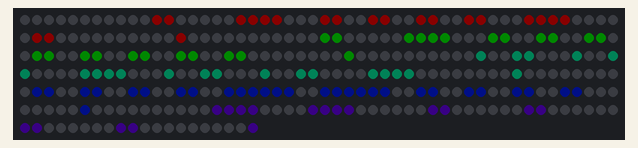
Bench run of a sketch on a simulated Arduino Nano, built with avr-gcc and run on an emulated ATmega328P. Shown: 320 RGB LEDs in strip order, left to right, continuing on the next row. Dim RGB values are drawn brighter than linear.

Above: at 0.03 s.
At 3.51 s:
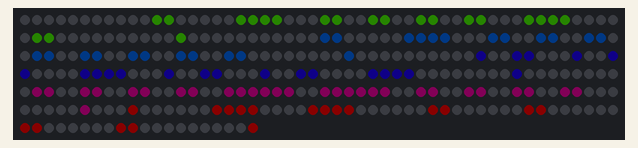
At 8.37 s:
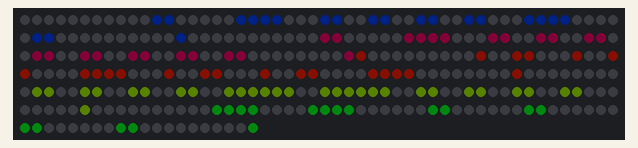
At 19.87 s:
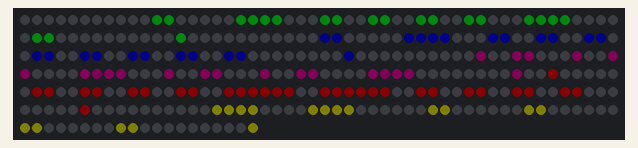
At 30.59 s:
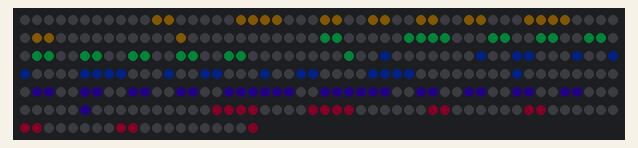
At 39.85 s:
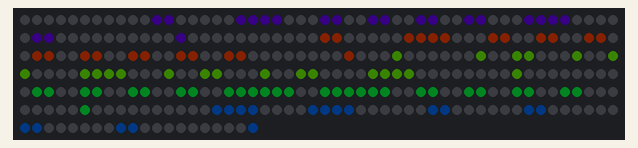

The sketch:

Teil1_LED_Test.ino
```cpp
// Adafruit_NeoPixel Bibliothek installieren
// Board: Arduino Nano (Old Bootloader)

#include <Adafruit_NeoPixel.h>
#include "LED.h"

#define LED_PIN     3
#define NUMPIXELS   320
#define BRIGHTNESS  10 // (0..255)

Adafruit_NeoPixel pixels(NUMPIXELS, LED_PIN, NEO_GRB + NEO_KHZ800);

byte wheelPosOben = 0;
byte wheelPosVorne = 80;
byte wheelPosRechts = 120;
byte wheelPosHinten = 160;
byte wheelPosLinks = 200;

uint32_t colorOben;
uint32_t colorVorne;
uint32_t colorRechts;
uint32_t colorHinten;
uint32_t colorLinks;

int lauflichtPos;

void setup() {
  pixels.begin();
  pixels.setBrightness(BRIGHTNESS);
}

void loop() {

  // neue Farben auslesen
  colorOben = wheel(wheelPosOben);
  colorVorne = wheel(wheelPosVorne);
  colorRechts = wheel(wheelPosRechts);
  colorHinten = wheel(wheelPosHinten);
  colorLinks = wheel(wheelPosLinks);

  // neue Position in Farbrad
  wheelPosOben++;

  if (wheelPosOben == 255) {
    wheelPosOben = 0;
  }

  wheelPosVorne++;

  if (wheelPosVorne == 255) {
    wheelPosVorne = 0;
  }

  wheelPosRechts++;

  if (wheelPosRechts == 255) {
    wheelPosRechts = 0;
  }

  wheelPosHinten++;

  if (wheelPosHinten == 255) {
    wheelPosHinten = 0;
  }

  wheelPosLinks++;

  if (wheelPosLinks == 255) {
    wheelPosLinks = 0;
  }

  // LEDs beschreiben
  pixels.clear();

  oben(colorOben);
  vorne(colorVorne);
  rechts(colorRechts);
  hinten(colorHinten);
  links(colorLinks);

  lauflicht();

  pixels.show();

  delay(40);
}

void lauflicht() {

  switch (lauflichtPos) {
    case 1:
      pixels.setPixelColor(LED_V_8x1, colorVorne);
      break;

    case 2:
      pixels.setPixelColor(LED_V_8x2, colorVorne);
      break;

    case 3:
      pixels.setPixelColor(LED_V_8x3, colorVorne);
      break;

    case 4:
      pixels.setPixelColor(LED_V_8x4, colorVorne);
      break;

    case 5:
      pixels.setPixelColor(LED_V_8x5, colorVorne);
      break;

    case 6:
      pixels.setPixelColor(LED_V_8x6, colorVorne);
      break;

    case 7:
      pixels.setPixelColor(LED_V_8x7, colorVorne);
      break;

    case 8:
      pixels.setPixelColor(LED_V_8x8, colorVorne);
      break;

    case 9:
      pixels.setPixelColor(LED_R_8x1, colorRechts);
      break;

    case 10:
      pixels.setPixelColor(LED_R_8x2, colorRechts);
      break;

    case 11:
      pixels.setPixelColor(LED_R_8x3, colorRechts);
      break;

    case 12:
      pixels.setPixelColor(LED_R_8x4, colorRechts);
      break;

    case 13:
      pixels.setPixelColor(LED_R_8x5, colorRechts);
      break;

    case 14:
      pixels.setPixelColor(LED_R_8x6, colorRechts);
      break;

    case 15:
      pixels.setPixelColor(LED_R_8x7, colorRechts);
      break;

    case 16:
      pixels.setPixelColor(LED_R_8x8, colorRechts);
      break;

    case 17:
      pixels.setPixelColor(LED_H_8x1, colorHinten);
      break;

    case 18:
      pixels.setPixelColor(LED_H_8x2, colorHinten);
      break;

    case 19:
      pixels.setPixelColor(LED_H_8x3, colorHinten);
      break;

    case 20:
      pixels.setPixelColor(LED_H_8x4, colorHinten);
      break;

    case 21:
      pixels.setPixelColor(LED_H_8x5, colorHinten);
      break;

    case 22:
      pixels.setPixelColor(LED_H_8x6, colorHinten);
      break;

    case 23:
      pixels.setPixelColor(LED_H_8x7, colorHinten);
      break;

    case 24:
      pixels.setPixelColor(LED_H_8x8, colorHinten);
      break;

    case 25:
      pixels.setPixelColor(LED_L_8x1, colorLinks);
      break;

    case 26:
      pixels.setPixelColor(LED_L_8x2, colorLinks);
      break;

    case 27:
      pixels.setPixelColor(LED_L_8x3, colorLinks);
      break;

    case 28:
      pixels.setPixelColor(LED_L_8x4, colorLinks);
      break;

    case 29:
      pixels.setPixelColor(LED_L_8x5, colorLinks);
      break;

    case 30:
      pixels.setPixelColor(LED_L_8x6, colorLinks);
      break;

    case 31:
      pixels.setPixelColor(LED_L_8x7, colorLinks);
      break;

    case 32:
      pixels.setPixelColor(LED_L_8x8, colorLinks);
      break;

    default:
      lauflichtPos = 0;
      break;
  }

  lauflichtPos++;
}

void vorne(uint32_t color) {
  pixels.setPixelColor(LED_V_1x1, color);

  pixels.setPixelColor(LED_V_2x2, color);
  pixels.setPixelColor(LED_V_2x3, color);
  pixels.setPixelColor(LED_V_2x6, color);
  pixels.setPixelColor(LED_V_2x7, color);

  pixels.setPixelColor(LED_V_3x2, color);
  pixels.setPixelColor(LED_V_3x3, color);
  pixels.setPixelColor(LED_V_3x6, color);
  pixels.setPixelColor(LED_V_3x7, color);

  pixels.setPixelColor(LED_V_4x2, color);
  pixels.setPixelColor(LED_V_4x3, color);
  pixels.setPixelColor(LED_V_4x6, color);
  pixels.setPixelColor(LED_V_4x7, color);

  pixels.setPixelColor(LED_V_5x2, color);
  pixels.setPixelColor(LED_V_5x3, color);
  pixels.setPixelColor(LED_V_5x6, color);
  pixels.setPixelColor(LED_V_5x7, color);

  pixels.setPixelColor(LED_V_6x3, color);
  pixels.setPixelColor(LED_V_6x4, color);
  pixels.setPixelColor(LED_V_6x5, color);
  pixels.setPixelColor(LED_V_6x6, color);

  pixels.setPixelColor(LED_V_7x4, color);
  pixels.setPixelColor(LED_V_7x5, color);
}

void oben(uint32_t color) {
  pixels.setPixelColor(LED_O_1x1, color);

  pixels.setPixelColor(LED_O_2x4, color);
  pixels.setPixelColor(LED_O_2x5, color);

  pixels.setPixelColor(LED_O_3x3, color);
  pixels.setPixelColor(LED_O_3x4, color);
  pixels.setPixelColor(LED_O_3x5, color);
  pixels.setPixelColor(LED_O_3x6, color);

  pixels.setPixelColor(LED_O_4x2, color);
  pixels.setPixelColor(LED_O_4x3, color);
  pixels.setPixelColor(LED_O_4x6, color);
  pixels.setPixelColor(LED_O_4x7, color);

  pixels.setPixelColor(LED_O_5x2, color);
  pixels.setPixelColor(LED_O_5x3, color);
  pixels.setPixelColor(LED_O_5x6, color);
  pixels.setPixelColor(LED_O_5x7, color);

  pixels.setPixelColor(LED_O_6x3, color);
  pixels.setPixelColor(LED_O_6x4, color);
  pixels.setPixelColor(LED_O_6x5, color);
  pixels.setPixelColor(LED_O_6x6, color);

  pixels.setPixelColor(LED_O_7x4, color);
  pixels.setPixelColor(LED_O_7x5, color);
}

void rechts(uint32_t color) {
  pixels.setPixelColor(LED_R_1x1, color);

  pixels.setPixelColor(LED_R_2x2, color);
  pixels.setPixelColor(LED_R_3x2, color);
  pixels.setPixelColor(LED_R_4x2, color);
  pixels.setPixelColor(LED_R_5x2, color);
  pixels.setPixelColor(LED_R_6x2, color);
  pixels.setPixelColor(LED_R_7x2, color);

  pixels.setPixelColor(LED_R_2x3, color);
  pixels.setPixelColor(LED_R_3x3, color);
  pixels.setPixelColor(LED_R_4x3, color);
  pixels.setPixelColor(LED_R_5x3, color);
  pixels.setPixelColor(LED_R_6x3, color);
  pixels.setPixelColor(LED_R_7x3, color);

  pixels.setPixelColor(LED_R_2x4, color);
  pixels.setPixelColor(LED_R_2x5, color);
  pixels.setPixelColor(LED_R_3x6, color);
  pixels.setPixelColor(LED_R_4x6, color);
  pixels.setPixelColor(LED_R_5x5, color);
  pixels.setPixelColor(LED_R_5x4, color);
  pixels.setPixelColor(LED_R_6x6, color);
  pixels.setPixelColor(LED_R_7x6, color);
}

void hinten(uint32_t color) {
  pixels.setPixelColor(LED_H_1x1, color);

  pixels.setPixelColor(LED_H_2x2, color);
  pixels.setPixelColor(LED_H_3x2, color);
  pixels.setPixelColor(LED_H_4x2, color);
  pixels.setPixelColor(LED_H_5x2, color);
  pixels.setPixelColor(LED_H_6x2, color);
  pixels.setPixelColor(LED_H_7x2, color);

  pixels.setPixelColor(LED_H_2x3, color);
  pixels.setPixelColor(LED_H_3x3, color);
  pixels.setPixelColor(LED_H_4x3, color);
  pixels.setPixelColor(LED_H_5x3, color);
  pixels.setPixelColor(LED_H_6x3, color);
  pixels.setPixelColor(LED_H_7x3, color);

  pixels.setPixelColor(LED_H_2x6, color);
  pixels.setPixelColor(LED_H_3x6, color);
  pixels.setPixelColor(LED_H_4x6, color);
  pixels.setPixelColor(LED_H_5x6, color);
  pixels.setPixelColor(LED_H_6x6, color);
  pixels.setPixelColor(LED_H_7x6, color);

  pixels.setPixelColor(LED_H_2x7, color);
  pixels.setPixelColor(LED_H_3x7, color);
  pixels.setPixelColor(LED_H_4x7, color);
  pixels.setPixelColor(LED_H_5x7, color);
  pixels.setPixelColor(LED_H_6x7, color);
  pixels.setPixelColor(LED_H_7x7, color);

  pixels.setPixelColor(LED_H_4x4, color);
  pixels.setPixelColor(LED_H_4x5, color);
  pixels.setPixelColor(LED_H_5x4, color);
  pixels.setPixelColor(LED_H_5x5, color);
}

void links(uint32_t color) {
  pixels.setPixelColor(LED_L_1x1, color);

  pixels.setPixelColor(LED_L_2x3, color);
  pixels.setPixelColor(LED_L_3x3, color);
  pixels.setPixelColor(LED_L_4x3, color);
  pixels.setPixelColor(LED_L_5x3, color);
  pixels.setPixelColor(LED_L_6x3, color);
  pixels.setPixelColor(LED_L_7x3, color);

  pixels.setPixelColor(LED_L_2x4, color);
  pixels.setPixelColor(LED_L_3x4, color);
  pixels.setPixelColor(LED_L_4x4, color);
  pixels.setPixelColor(LED_L_5x4, color);
  pixels.setPixelColor(LED_L_6x4, color);
  pixels.setPixelColor(LED_L_7x4, color);

  pixels.setPixelColor(LED_L_6x5, color);
  pixels.setPixelColor(LED_L_7x5, color);

  pixels.setPixelColor(LED_L_6x6, color);
  pixels.setPixelColor(LED_L_7x6, color);
}

// Input a value 0 to 255 to get a color value.
// The colours are a transition r - g - b - back to r.
uint32_t wheel(byte WheelPos) {
  WheelPos = 255 - WheelPos;
  if (WheelPos < 85) {
    return pixels.Color(255 - WheelPos * 3, 0, WheelPos * 3);
  }
  if (WheelPos < 170) {
    WheelPos -= 85;
    return pixels.Color(0, WheelPos * 3, 255 - WheelPos * 3);
  }
  WheelPos -= 170;
  return pixels.Color(WheelPos * 3, 255 - WheelPos * 3, 0);
}
```

LED.h
```cpp
// LED_<O><V><R><H><L>_<Reihe>x<Spalte>
const int LED_O_8x8 = 0;
const int LED_O_8x7 = 1;
const int LED_O_8x6 = 2;
const int LED_O_8x5 = 3;
const int LED_O_8x4 = 4;
const int LED_O_8x3 = 5;
const int LED_O_8x2 = 6;
const int LED_O_8x1 = 7;
const int LED_O_7x8 = 8;
const int LED_O_7x7 = 9;
const int LED_O_7x6 = 10;
const int LED_O_7x5 = 11;
const int LED_O_7x4 = 12;
const int LED_O_7x3 = 13;
const int LED_O_7x2 = 14;
const int LED_O_7x1 = 15;
const int LED_O_6x8 = 16;
const int LED_O_6x7 = 17;
const int LED_O_6x6 = 18;
const int LED_O_6x5 = 19;
const int LED_O_6x4 = 20;
const int LED_O_6x3 = 21;
const int LED_O_6x2 = 22;
const int LED_O_6x1 = 23;
const int LED_O_5x8 = 24;
const int LED_O_5x7 = 25;
const int LED_O_5x6 = 26;
const int LED_O_5x5 = 27;
const int LED_O_5x4 = 28;
const int LED_O_5x3 = 29;
const int LED_O_5x2 = 30;
const int LED_O_5x1 = 31;
const int LED_O_4x8 = 32;
const int LED_O_4x7 = 33;
const int LED_O_4x6 = 34;
const int LED_O_4x5 = 35;
const int LED_O_4x4 = 36;
const int LED_O_4x3 = 37;
const int LED_O_4x2 = 38;
const int LED_O_4x1 = 39;
const int LED_O_3x8 = 40;
const int LED_O_3x7 = 41;
const int LED_O_3x6 = 42;
const int LED_O_3x5 = 43;
const int LED_O_3x4 = 44;
const int LED_O_3x3 = 45;
const int LED_O_3x2 = 46;
const int LED_O_3x1 = 47;
const int LED_O_2x8 = 48;
const int LED_O_2x7 = 49;
const int LED_O_2x6 = 50;
const int LED_O_2x5 = 51;
const int LED_O_2x4 = 52;
const int LED_O_2x3 = 53;
const int LED_O_2x2 = 54;
const int LED_O_2x1 = 55;
const int LED_O_1x8 = 56;
const int LED_O_1x7 = 57;
const int LED_O_1x6 = 58;
const int LED_O_1x5 = 59;
const int LED_O_1x4 = 60;
const int LED_O_1x3 = 61;
const int LED_O_1x2 = 62;
const int LED_O_1x1 = 63;
const int LED_V_8x8 = 64;
const int LED_V_8x7 = 65;
const int LED_V_8x6 = 66;
const int LED_V_8x5 = 67;
const int LED_V_8x4 = 68;
const int LED_V_8x3 = 69;
const int LED_V_8x2 = 70;
const int LED_V_8x1 = 71;
const int LED_V_7x8 = 72;
const int LED_V_7x7 = 73;
const int LED_V_7x6 = 74;
const int LED_V_7x5 = 75;
const int LED_V_7x4 = 76;
const int LED_V_7x3 = 77;
const int LED_V_7x2 = 78;
const int LED_V_7x1 = 79;
const int LED_V_6x8 = 80;
const int LED_V_6x7 = 81;
const int LED_V_6x6 = 82;
const int LED_V_6x5 = 83;
const int LED_V_6x4 = 84;
const int LED_V_6x3 = 85;
const int LED_V_6x2 = 86;
const int LED_V_6x1 = 87;
const int LED_V_5x8 = 88;
const int LED_V_5x7 = 89;
const int LED_V_5x6 = 90;
const int LED_V_5x5 = 91;
const int LED_V_5x4 = 92;
const int LED_V_5x3 = 93;
const int LED_V_5x2 = 94;
const int LED_V_5x1 = 95;
const int LED_V_4x8 = 96;
const int LED_V_4x7 = 97;
const int LED_V_4x6 = 98;
const int LED_V_4x5 = 99;
const int LED_V_4x4 = 100;
const int LED_V_4x3 = 101;
const int LED_V_4x2 = 102;
const int LED_V_4x1 = 103;
const int LED_V_3x8 = 104;
const int LED_V_3x7 = 105;
const int LED_V_3x6 = 106;
const int LED_V_3x5 = 107;
const int LED_V_3x4 = 108;
const int LED_V_3x3 = 109;
const int LED_V_3x2 = 110;
const int LED_V_3x1 = 111;
const int LED_V_2x8 = 112;
const int LED_V_2x7 = 113;
const int LED_V_2x6 = 114;
const int LED_V_2x5 = 115;
const int LED_V_2x4 = 116;
const int LED_V_2x3 = 117;
const int LED_V_2x2 = 118;
const int LED_V_2x1 = 119;
const int LED_V_1x8 = 120;
const int LED_V_1x7 = 121;
const int LED_V_1x6 = 122;
const int LED_V_1x5 = 123;
const int LED_V_1x4 = 124;
const int LED_V_1x3 = 125;
const int LED_V_1x2 = 126;
const int LED_V_1x1 = 127;
const int LED_R_8x8 = 128;
const int LED_R_8x7 = 129;
const int LED_R_8x6 = 130;
const int LED_R_8x5 = 131;
const int LED_R_8x4 = 132;
const int LED_R_8x3 = 133;
const int LED_R_8x2 = 134;
const int LED_R_8x1 = 135;
const int LED_R_7x8 = 136;
const int LED_R_7x7 = 137;
const int LED_R_7x6 = 138;
const int LED_R_7x5 = 139;
const int LED_R_7x4 = 140;
const int LED_R_7x3 = 141;
const int LED_R_7x2 = 142;
const int LED_R_7x1 = 143;
const int LED_R_6x8 = 144;
const int LED_R_6x7 = 145;
const int LED_R_6x6 = 146;
const int LED_R_6x5 = 147;
const int LED_R_6x4 = 148;
const int LED_R_6x3 = 149;
const int LED_R_6x2 = 150;
const int LED_R_6x1 = 151;
const int LED_R_5x8 = 152;
const int LED_R_5x7 = 153;
const int LED_R_5x6 = 154;
const int LED_R_5x5 = 155;
const int LED_R_5x4 = 156;
const int LED_R_5x3 = 157;
const int LED_R_5x2 = 158;
const int LED_R_5x1 = 159;
const int LED_R_4x8 = 160;
const int LED_R_4x7 = 161;
const int LED_R_4x6 = 162;
const int LED_R_4x5 = 163;
const int LED_R_4x4 = 164;
const int LED_R_4x3 = 165;
const int LED_R_4x2 = 166;
const int LED_R_4x1 = 167;
const int LED_R_3x8 = 168;
const int LED_R_3x7 = 169;
const int LED_R_3x6 = 170;
const int LED_R_3x5 = 171;
const int LED_R_3x4 = 172;
const int LED_R_3x3 = 173;
const int LED_R_3x2 = 174;
const int LED_R_3x1 = 175;
const int LED_R_2x8 = 176;
const int LED_R_2x7 = 177;
const int LED_R_2x6 = 178;
const int LED_R_2x5 = 179;
const int LED_R_2x4 = 180;
const int LED_R_2x3 = 181;
const int LED_R_2x2 = 182;
const int LED_R_2x1 = 183;
const int LED_R_1x8 = 184;
const int LED_R_1x7 = 185;
const int LED_R_1x6 = 186;
const int LED_R_1x5 = 187;
const int LED_R_1x4 = 188;
const int LED_R_1x3 = 189;
const int LED_R_1x2 = 190;
const int LED_R_1x1 = 191;
const int LED_H_8x8 = 192;
const int LED_H_8x7 = 193;
const int LED_H_8x6 = 194;
const int LED_H_8x5 = 195;
const int LED_H_8x4 = 196;
const int LED_H_8x3 = 197;
const int LED_H_8x2 = 198;
const int LED_H_8x1 = 199;
const int LED_H_7x8 = 200;
const int LED_H_7x7 = 201;
const int LED_H_7x6 = 202;
const int LED_H_7x5 = 203;
const int LED_H_7x4 = 204;
const int LED_H_7x3 = 205;
const int LED_H_7x2 = 206;
const int LED_H_7x1 = 207;
const int LED_H_6x8 = 208;
const int LED_H_6x7 = 209;
const int LED_H_6x6 = 210;
const int LED_H_6x5 = 211;
const int LED_H_6x4 = 212;
const int LED_H_6x3 = 213;
const int LED_H_6x2 = 214;
const int LED_H_6x1 = 215;
const int LED_H_5x8 = 216;
const int LED_H_5x7 = 217;
const int LED_H_5x6 = 218;
const int LED_H_5x5 = 219;
const int LED_H_5x4 = 220;
const int LED_H_5x3 = 221;
const int LED_H_5x2 = 222;
const int LED_H_5x1 = 223;
const int LED_H_4x8 = 224;
const int LED_H_4x7 = 225;
const int LED_H_4x6 = 226;
const int LED_H_4x5 = 227;
const int LED_H_4x4 = 228;
const int LED_H_4x3 = 229;
const int LED_H_4x2 = 230;
const int LED_H_4x1 = 231;
const int LED_H_3x8 = 232;
const int LED_H_3x7 = 233;
const int LED_H_3x6 = 234;
const int LED_H_3x5 = 235;
const int LED_H_3x4 = 236;
const int LED_H_3x3 = 237;
const int LED_H_3x2 = 238;
const int LED_H_3x1 = 239;
const int LED_H_2x8 = 240;
const int LED_H_2x7 = 241;
const int LED_H_2x6 = 242;
const int LED_H_2x5 = 243;
const int LED_H_2x4 = 244;
const int LED_H_2x3 = 245;
const int LED_H_2x2 = 246;
const int LED_H_2x1 = 247;
const int LED_H_1x8 = 248;
const int LED_H_1x7 = 249;
const int LED_H_1x6 = 250;
const int LED_H_1x5 = 251;
const int LED_H_1x4 = 252;
const int LED_H_1x3 = 253;
const int LED_H_1x2 = 254;
const int LED_H_1x1 = 255;
const int LED_L_8x8 = 256;
const int LED_L_8x7 = 257;
const int LED_L_8x6 = 258;
const int LED_L_8x5 = 259;
const int LED_L_8x4 = 260;
const int LED_L_8x3 = 261;
const int LED_L_8x2 = 262;
const int LED_L_8x1 = 263;
const int LED_L_7x8 = 264;
const int LED_L_7x7 = 265;
const int LED_L_7x6 = 266;
const int LED_L_7x5 = 267;
const int LED_L_7x4 = 268;
const int LED_L_7x3 = 269;
const int LED_L_7x2 = 270;
const int LED_L_7x1 = 271;
const int LED_L_6x8 = 272;
const int LED_L_6x7 = 273;
const int LED_L_6x6 = 274;
const int LED_L_6x5 = 275;
const int LED_L_6x4 = 276;
const int LED_L_6x3 = 277;
const int LED_L_6x2 = 278;
const int LED_L_6x1 = 279;
const int LED_L_5x8 = 280;
const int LED_L_5x7 = 281;
const int LED_L_5x6 = 282;
const int LED_L_5x5 = 283;
const int LED_L_5x4 = 284;
const int LED_L_5x3 = 285;
const int LED_L_5x2 = 286;
const int LED_L_5x1 = 287;
const int LED_L_4x8 = 288;
const int LED_L_4x7 = 289;
const int LED_L_4x6 = 290;
const int LED_L_4x5 = 291;
const int LED_L_4x4 = 292;
const int LED_L_4x3 = 293;
const int LED_L_4x2 = 294;
const int LED_L_4x1 = 295;
const int LED_L_3x8 = 296;
const int LED_L_3x7 = 297;
const int LED_L_3x6 = 298;
const int LED_L_3x5 = 299;
const int LED_L_3x4 = 300;
const int LED_L_3x3 = 301;
const int LED_L_3x2 = 302;
const int LED_L_3x1 = 303;
const int LED_L_2x8 = 304;
const int LED_L_2x7 = 305;
const int LED_L_2x6 = 306;
const int LED_L_2x5 = 307;
const int LED_L_2x4 = 308;
const int LED_L_2x3 = 309;
const int LED_L_2x2 = 310;
const int LED_L_2x1 = 311;
const int LED_L_1x8 = 312;
const int LED_L_1x7 = 313;
const int LED_L_1x6 = 314;
const int LED_L_1x5 = 315;
const int LED_L_1x4 = 316;
const int LED_L_1x3 = 317;
const int LED_L_1x2 = 318;
const int LED_L_1x1 = 319;
```
